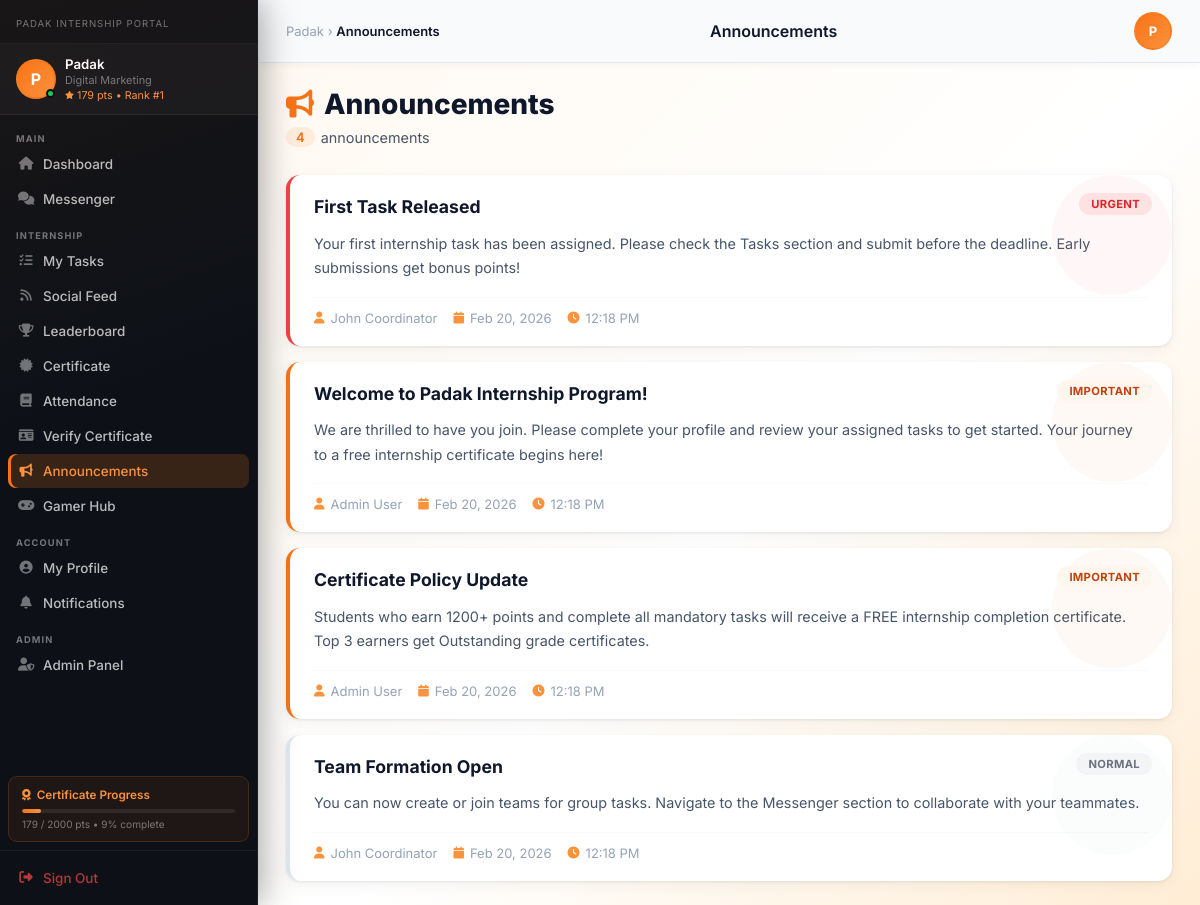
The page /announcements.php (signed in) on the database its author committed.
### tables this page shows
CREATE TABLE `internship_students` (
  `id` int(11) NOT NULL,
  `full_name` varchar(150) NOT NULL,
  `email` varchar(255) NOT NULL,
  `phone` varchar(20) DEFAULT NULL,
  `password` varchar(255) NOT NULL,
  `college_name` varchar(255) DEFAULT NULL,
  `degree` varchar(150) DEFAULT NULL,
  `year_of_study` enum('1st Year','2nd Year','3rd Year','4th Year','Graduate') DEFAULT '1st Year',
  `domain_interest` varchar(150) DEFAULT NULL,
  `profile_photo` varchar(255) DEFAULT NULL,
  `bio` text DEFAULT NULL,
  `linkedin_url` varchar(255) DEFAULT NULL,
  `github_url` varchar(255) DEFAULT NULL,
  `remember_token` varchar(255) DEFAULT NULL,
  `token_expires_at` datetime DEFAULT NULL,
  `is_active` tinyint(1) DEFAULT 1,
  `is_online` tinyint(1) DEFAULT 0,
  `last_seen` datetime DEFAULT NULL,
  `email_verified` tinyint(1) DEFAULT 0,
  `total_points` int(11) DEFAULT 0,
  `internship_status` enum('pending','active','completed','withdrawn') DEFAULT 'active',
  `created_at` datetime DEFAULT current_timestamp(),
  `updated_at` datetime DEFAULT current_timestamp() ON UPDATE current_timestamp()
);

CREATE TABLE `announcements` (
  `id` int(11) NOT NULL,
  `title` varchar(255) NOT NULL,
  `content` text NOT NULL,
  `type` enum('general','task','deadline','certificate','urgent','event') DEFAULT 'general',
  `priority` enum('urgent','important','normal') DEFAULT 'normal',
  `batch_id` int(11) DEFAULT NULL,
  `coordinator_id` int(11) DEFAULT NULL,
  `target_all` tinyint(1) DEFAULT 1,
  `is_active` tinyint(1) DEFAULT 1,
  `created_at` datetime DEFAULT current_timestamp(),
  `updated_at` datetime DEFAULT current_timestamp() ON UPDATE current_timestamp()
);

CREATE TABLE `coordinators` (
  `id` int(11) NOT NULL,
  `full_name` varchar(150) NOT NULL,
  `email` varchar(255) NOT NULL,
  `phone` varchar(20) DEFAULT NULL,
  `password` varchar(255) NOT NULL,
  `role` enum('admin','coordinator','mentor') DEFAULT 'coordinator',
  `department` varchar(150) DEFAULT NULL,
  `profile_photo` varchar(255) DEFAULT NULL,
  `is_active` tinyint(1) DEFAULT 1,
  `created_at` datetime DEFAULT current_timestamp(),
  `updated_at` datetime DEFAULT current_timestamp() ON UPDATE current_timestamp()
);

### config.php (called while the page is built, shortened)
<?php
class PadakDatabase {
    private static $instance = null;
    private $conn;
    private function __construct() {
        $this->conn = new mysqli(PADAK_DB_HOST, PADAK_DB_USER, PADAK_DB_PASS, PADAK_DB_NAME);
        $this->conn->set_charset("utf8mb4");
    }
    public static function getInstance() {
        if (self::$instance === null) {
            self::$instance = new PadakDatabase();
        }
        return self::$instance;
    }
    public function getConnection() {
        return $this->conn;
    }
}
function getPadakDB() {
    return PadakDatabase::getInstance()->getConnection();
}
class StudentAuth {
    private $db;
    public function __construct() {
        $this->db = getPadakDB();
    }
    public function isLoggedIn() {
        return isset($_SESSION['student_id']) && !empty($_SESSION['student_id']);
    }
    public function getCurrentStudent() {
        $id = (int)$_SESSION['student_id'];
        $stmt = $this->db->prepare("SELECT id, full_name, email, phone, college_name, degree, year_of_study, domain_interest, profile_photo, created_at FROM internship_students WHERE id = ? AND is_active = 1");
        $stmt->bind_param("i", $id);
        $stmt->execute();
        $result = $stmt->get_result();
        return $result->fetch_assoc();
    }
}
?>

### announcements.php (the view, shortened to what this page needs)
<?php
require_once 'config.php';
$auth = new StudentAuth();
$student = $auth->getCurrentStudent();
$db = getPadakDB();
$sid = (int)$student['id'];
$er = $db->query("SELECT se.batch_id FROM student_attendance se WHERE se.student_id=$sid AND se.status='active' LIMIT 1");
$enrollment = $er ? $er->fetch_assoc() : null;
$batchId = $enrollment ? (int)$enrollment['batch_id'] : 0;
$announcements = [];
$ar = $db->query("SELECT a.*, c.full_name as coordinator_name, ib.batch_name FROM announcements a
    LEFT JOIN coordinators c ON a.coordinator_id=c.id
    LEFT JOIN internship_batches ib ON a.batch_id=ib.id
    WHERE a.is_active=1 AND (a.batch_id IS NULL OR a.batch_id=$batchId)
    ORDER BY a.priority='urgent' DESC, a.priority='important' DESC, a.created_at DESC");
while ($ar && $row = $ar->fetch_assoc()) $announcements[] = $row;
$activePage = 'announcements';
?>
<!DOCTYPE html>
<html lang="en">
<head>
<link rel="stylesheet" href="https://cdnjs.cloudflare.com/ajax/libs/font-awesome/6.4.0/css/all.min.css">
</head>
<body>
<?php include 'sidebar.php'; ?>
<div class="page-wrap">
    <div class="topbar">
        <div class="topbar-breadcrumb">
            Padak › <span>Announcements</span>
        </div>
        <div class="topbar-title">Announcements</div>
        <a href="profile.php" class="topbar-avatar" title="<?php echo htmlspecialchars($student['full_name']); ?>">
            <?php echo $initials; ?>
        </a>
    </div>
    <div class="main-content">
        <div class="page-header">
            <h1>
                <i class="fas fa-bullhorn"></i>
                Announcements
            </h1>
            <p class="page-subtitle">
                <span class="count-badge"><?php echo count($announcements); ?></span>
                <?php echo count($announcements) === 1 ? 'announcement' : 'announcements'; ?>
            </p>
        </div>
        <?php if (empty($announcements)): ?>
        <div class="empty-state">
            <i class="fas fa-bullhorn"></i>
            <p>No announcements yet. Check back later for updates from your coordinators.</p>
        </div>
        <?php else: ?>
        <div class="announcements-container">
            <?php foreach ($announcements as $a): ?>
            <div class="ann-card ann-<?php echo $a['priority']; ?>">
                <span class="ann-priority-badge pb-<?php echo $a['priority']; ?>">
                    <?php echo ucfirst($a['priority']); ?>
                </span>
                <div class="ann-header">
                    <div class="ann-title">
                        <?php echo htmlspecialchars($a['title']); ?>
                    </div>
                </div>
                <div class="ann-content">
                    <?php echo nl2br(htmlspecialchars($a['content'])); ?>
                </div>
                <div class="ann-meta">
                    <div class="ann-meta-item">
                        <i class="fas fa-user"></i>
                        <span><?php echo htmlspecialchars($a['coordinator_name'] ?? 'Padak Team'); ?></span>
                    </div>
                    <div class="ann-meta-item">
                        <i class="fas fa-calendar"></i>
                        <span><?php echo date('M d, Y', strtotime($a['created_at'])); ?></span>
                    </div>
                    <div class="ann-meta-item">
                        <i class="fas fa-clock"></i>
                        <span><?php echo date('g:i A', strtotime($a['created_at'])); ?></span>
                    </div>
                </div>
            </div>
            <?php endforeach; ?>
        </div>
        <?php endif; ?>
    </div>
</div>
</body>
</html>

### sidebar.php (shortened to what this page needs)
<?php
$db = getPadakDB();
$sid = (int)$_SESSION['student_id'];
$notifCount = 0;
$r = $db->query("SELECT COUNT(*) as c FROM student_notifications WHERE student_id=$sid AND is_read=0");
if ($r) $notifCount = (int)$r->fetch_assoc()['c'];
$msgCount = 0;
$r2 = $db->query("SELECT COUNT(*) as c FROM chat_messages cm JOIN chat_room_members crm ON crm.room_id=cm.room_id AND crm.student_id=$sid WHERE cm.sender_id!=$sid AND cm.is_deleted=0 AND (crm.last_read_at IS NULL OR cm.created_at > crm.last_read_at)");
if ($r2) $msgCount = (int)$r2->fetch_assoc()['c'];
$pendingTasks = 0;
$r3 = $db->query("SELECT COUNT(*) as c FROM internship_tasks t LEFT JOIN task_submissions ts ON ts.task_id=t.id AND ts.student_id=$sid WHERE t.status='active' AND ts.id IS NULL AND (t.assigned_to_student IS NULL OR t.assigned_to_student=$sid)");
if ($r3) $pendingTasks = (int)$r3->fetch_assoc()['c'];
$pointsResult = $db->query("SELECT COALESCE(SUM(points), 0) as total FROM student_points_log WHERE student_id=$sid");
$points = $pointsResult ? (int)$pointsResult->fetch_assoc()['total'] : 0;
$db->query("UPDATE internship_students SET total_points=$points WHERE id=$sid AND total_points!=$points");
$rankResult = $db->query("SELECT COUNT(*)+1 as rnk FROM internship_students WHERE total_points > $points AND is_active=1");
$rank = $rankResult ? (int)$rankResult->fetch_assoc()['rnk'] : '-';
$certThreshold = 2000;
$progress = min(100, round(($points / $certThreshold) * 100));
$navMain = [
    ['key'=>'dashboard',    'label'=>'Dashboard',     'icon'=>'fas fa-home',         'href'=>'dashboard.php'],
    ['key'=>'messenger',    'label'=>'Messenger',      'icon'=>'fas fa-comments',     'href'=>'messenger.php', 'badge'=>$msgCount],
];
$navInternship = [
    ['key'=>'tasks',        'label'=>'My Tasks',       'icon'=>'fas fa-tasks',        'href'=>'tasks.php',     'badge'=>$pendingTasks],
    ['key'=>'social feed',  'label'=>'Social Feed',    'icon'=>'fas fa-rss',       'href'=>'social_feed.php'],
    ['key'=>'leaderboard',  'label'=>'Leaderboard',    'icon'=>'fas fa-trophy',       'href'=>'leaderboard.php'],
    ['key'=>'certificate',  'label'=>'Certificate', 'icon'=>'fas fa-certificate',  'href'=>'certificate.php'],
    ['key'=>'attendance',    'label'=>'Attendance',      'icon'=>'fas fa-book',         'href'=>'attendance.php'],
    ['key'=>'verify certificate',    'label'=>'Verify Certificate',      'icon'=>'fas fa-id-card',         'href'=>'verify_certificate.php'],
    ['key'=>'announcements',    'label'=>'Announcements',      'icon'=>'fas fa-bullhorn',         'href'=>'announcements.php'],
    ['key'=>'game',  'label'=>'Gamer Hub', 'icon'=>'fas fa-gamepad',  'href'=>'game.php'],
];
$navAccount = [
    ['key'=>'profile',         'label'=>'My Profile',     'icon'=>'fas fa-user-circle',  'href'=>'profile.php'],
    ['key'=>'notifications',   'label'=>'Notifications',  'icon'=>'fas fa-bell',         'href'=>'notifications.php', 'badge'=>$notifCount],
];
$navAdmin = [
        ['key'=>'admin',  'label'=>'Admin Panel', 'icon'=>'fas fa-user-shield',  'href'=>'admin.php'],
    ];
$initials = strtoupper(substr($student['full_name'], 0, 1));
?>
<aside class="student-sidebar" id="studentSidebar">
    <div class="sb-logo">
        <div class="sb-logo-text">
            <span class="sb-tagline">Padak Internship Portal</span>
        </div>
    </div>
    <div class="sb-profile">
        <div class="sb-avatar-wrap">
            <?php if (!empty($student['profile_photo'])): ?>
                <div class="sb-avatar-letter" style="display:none;"><?php echo $initials; ?></div>
            <?php else: ?>
                <div class="sb-avatar-letter"><?php echo $initials; ?></div>
            <?php endif; ?>
            <span class="sb-online-dot"></span>
        </div>
        <div class="sb-user-info">
            <div class="sb-user-name"><?php echo htmlspecialchars(substr($student['full_name'], 0, 20)); ?></div>
            <div class="sb-user-role"><?php echo htmlspecialchars($student['domain_interest'] ?: 'Intern'); ?></div>
            <div class="sb-user-pts"><i class="fas fa-star fa-xs"></i> <?php echo number_format($points); ?> pts &bull; Rank #<?php echo $rank; ?></div>
        </div>
    </div>
    <nav class="sb-nav">
        <div class="sb-nav-group">
            <span class="sb-group-label">MAIN</span>
            <?php foreach ($navMain as $item): $active = $activePage === $item['key']; ?>
            <a href="<?php echo $item['href']; ?>" class="sb-nav-item <?php echo $active ? 'active' : ''; ?>">
                <i class="<?php echo $item['icon']; ?> sb-nav-icon"></i>
                <span><?php echo $item['label']; ?></span>
            </a>
            <?php endforeach; ?>
        </div>
        <div class="sb-nav-group">
            <span class="sb-group-label">INTERNSHIP</span>
            <?php foreach ($navInternship as $item): $active = $activePage === $item['key']; ?>
            <a href="<?php echo $item['href']; ?>" class="sb-nav-item <?php echo $active ? 'active' : ''; ?>">
                <i class="<?php echo $item['icon']; ?> sb-nav-icon"></i>
                <span><?php echo $item['label']; ?></span>
            </a>
            <?php endforeach; ?>
        </div>
        <div class="sb-nav-group">
            <span class="sb-group-label">ACCOUNT</span>
            <?php foreach ($navAccount as $item): $active = $activePage === $item['key']; ?>
            <a href="<?php echo $item['href']; ?>" class="sb-nav-item <?php echo $active ? 'active' : ''; ?>">
                <i class="<?php echo $item['icon']; ?> sb-nav-icon"></i>
                <span><?php echo $item['label']; ?></span>
            </a>
            <?php endforeach; ?>
        </div>
        <?php if (!empty($navAdmin)): ?>
        <div class="sb-nav-group">
            <span class="sb-group-label">ADMIN</span>
            <?php foreach ($navAdmin as $item): $active = $activePage === $item['key']; ?>
            <a href="<?php echo $item['href']; ?>" class="sb-nav-item <?php echo $active ? 'active' : ''; ?>">
                <i class="<?php echo $item['icon']; ?> sb-nav-icon"></i>
                <span><?php echo $item['label']; ?></span>
            </a>
            <?php endforeach; ?>
        </div>
        <?php endif; ?>
    </nav>
    <div class="sb-cert-card">
        <div class="sb-cert-head">
            <i class="fas fa-award"></i>
            <span>Certificate Progress</span>
        </div>
        <div class="sb-cert-bar-bg"><div class="sb-cert-bar" style="width:<?php echo $progress; ?>%"></div></div>
        <div class="sb-cert-foot"><?php echo $points; ?> / <?php echo $certThreshold; ?> pts &bull; <?php echo $progress; ?>% complete</div>
    </div>
    <div class="sb-footer">
        <a href="logout.php" class="sb-logout" onclick="return confirm('Sign out of Padak?')">
            <i class="fas fa-sign-out-alt"></i><span>Sign Out</span>
        </a>
    </div>
</aside>

### rows shown on the page
internship_students: full_name "P", full_name "Padak", domain_interest "Digital Marketing"
announcements: priority "URGENT", title "First Task Released", content "Your first internship task has been assigned. Please check the Tasks section and submit before the deadline. Early submissions get bonus points!", coordinator.full_name "John Coordinator", created_at "Feb 20, 2026", created_at "12:18 PM"
announcements: priority "IMPORTANT", title "Welcome to Padak Internship Program!", content "We are thrilled to have you join. Please complete your profile and review your assigned tasks to get started. Your journey to a free internship certificate begins here!", coordinator.full_name "Admin User", created_at "Feb 20, 2026", created_at "12:18 PM"
announcements: priority "IMPORTANT", title "Certificate Policy Update", content "Students who earn 1200+ points and complete all mandatory tasks will receive a FREE internship completion certificate. Top 3 earners get Outstanding grade certificates.", coordinator.full_name "Admin User", created_at "Feb 20, 2026", created_at "12:18 PM"
announcements: priority "NORMAL", title "Team Formation Open", content "You can now create or join teams for group tasks. Navigate to the Messenger section to collaborate with your teammates.", coordinator.full_name "John Coordinator", created_at "Feb 20, 2026", created_at "12:18 PM"

### other values the page prints
$points "179"
$rank "1"
$item['label'] "Dashboard"
$item['label'] "Messenger"
$item['label'] "My Tasks"
$item['label'] "Social Feed"
$item['label'] "Leaderboard"
$item['label'] "Certificate"
$item['label'] "Attendance"
$item['label'] "Verify Certificate"
$item['label'] "Announcements"
$item['label'] "Gamer Hub"
$item['label'] "My Profile"
$item['label'] "Notifications"
$item['label'] "Admin Panel"
